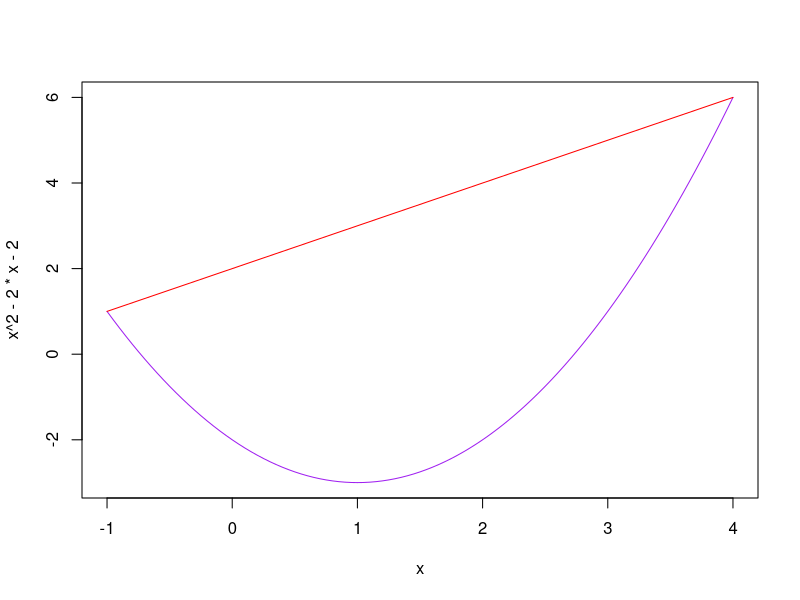

Here is the R script that generated this plot:
## ---- chunk 1
knitr::opts_chunk$set(echo = TRUE)

# Load the necessary libraries.
library(ggplot2)
library(knitr)
## ---- chunk 2
curve(x^2 - 2*x - 2, -1, 4, col = 'purple')
curve(x + 2, add = TRUE, -1, 4, col = 'red')
## ---- chunk 3
area <- ((-1/3)*(4^3) + (3/2)*(4^2) + 4*4) - ((-1/3)*((-1)^3) + (3/2)*((-1)^2) + 4*-1)
area
